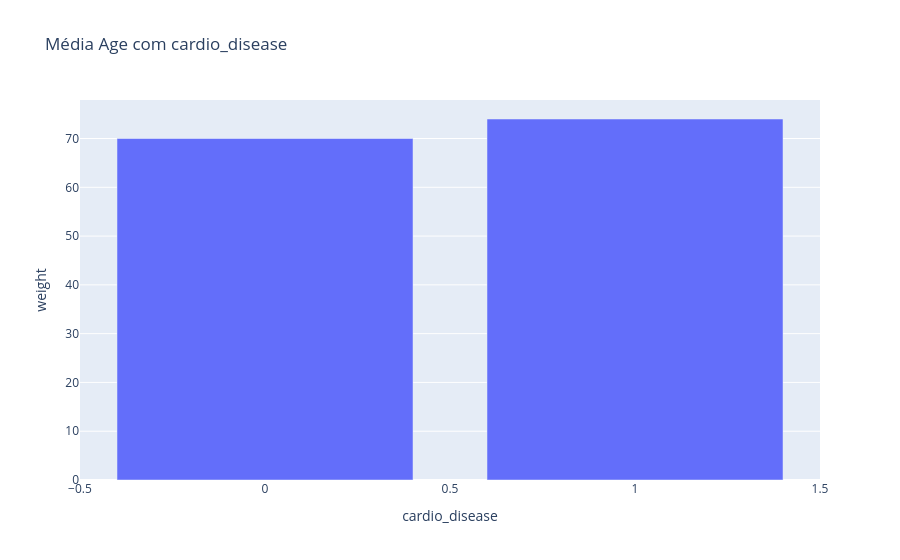

The notebook cell this image was saved under:
### Markdown cell above
Pessoas com nível de 'gluc' 2 ou 3, estão mais propensos a desenvolverem doenças cardiovascilares. Visualiza-se que 17% dos pacientes que possuem doenças cardiovasculares, estão com nível 2 ou 3 de glicose.

### Code cell
mediana = base.groupby('cardio_disease')['weight'].median().reset_index()

fig = px.bar(mediana, x='cardio_disease', y='weight',
            title='Média Age com cardio_disease')
fig.show()

### Figure 1 — Plotly figure (JSON) as saved in the notebook; plotly's stock layout.template omitted (floating-point values rounded to 4 significant figures)
{"data": [{"hovertemplate": "cardio_disease=%{x}<br>weight=%{y}<extra></extra>", "legendgroup": "", "marker": {"color": "#636efa", "pattern": {"shape": ""}}, "name": "", "orientation": "v", "showlegend": false, "textposition": "auto", "type": "bar", "x": [0, 1], "xaxis": "x", "y": [70.0, 74.0], "yaxis": "y"}], "layout": {"barmode": "relative", "legend": {"tracegroupgap": 0}, "title": {"text": "Média Age com cardio_disease"}, "xaxis": {"anchor": "y", "domain": [0, 1], "title": {"text": "cardio_disease"}}, "yaxis": {"anchor": "x", "domain": [0, 1], "title": {"text": "weight"}}}}
